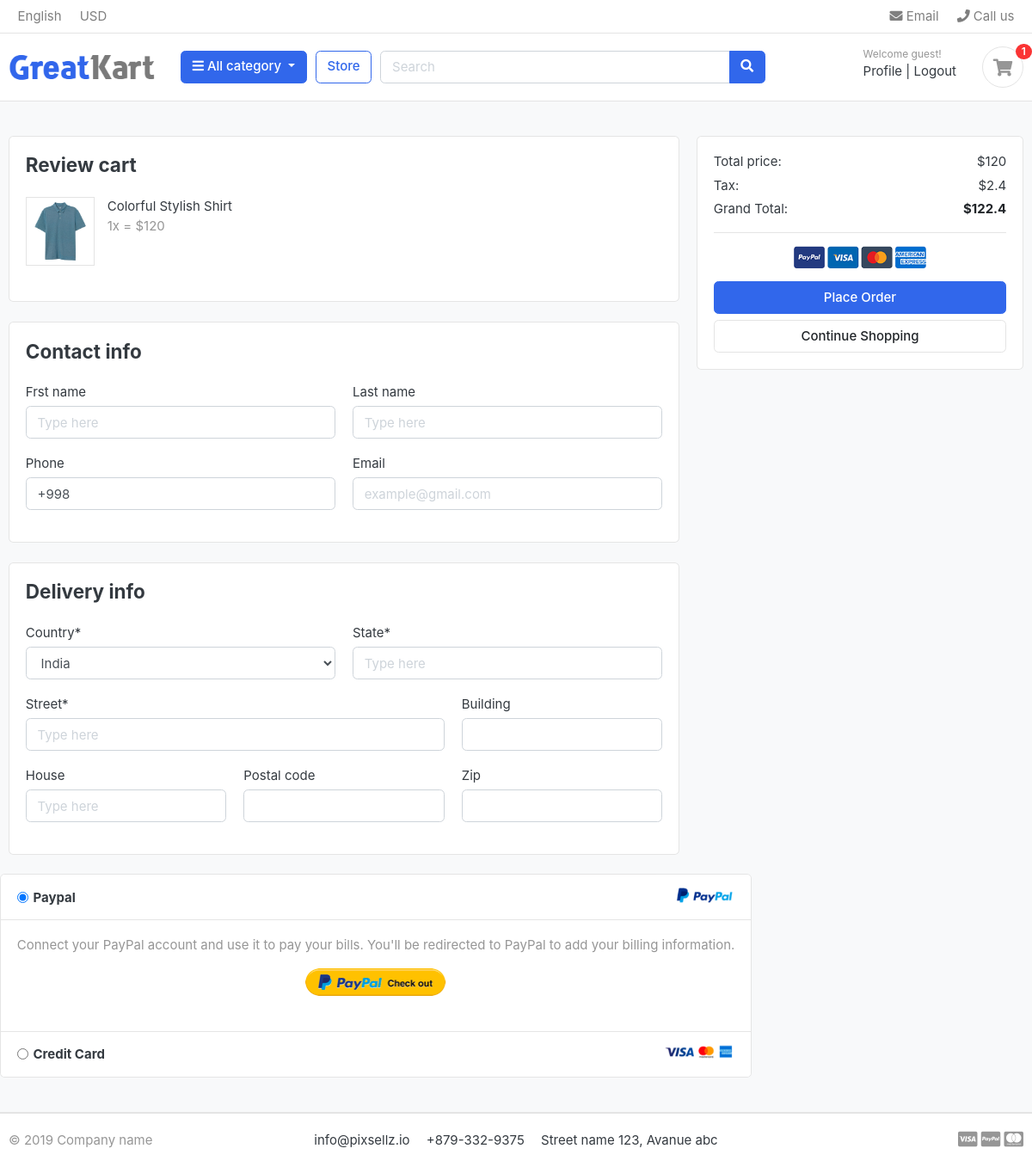
/cart/checkout/ (signed in), run on an earlier commit of the app's database.
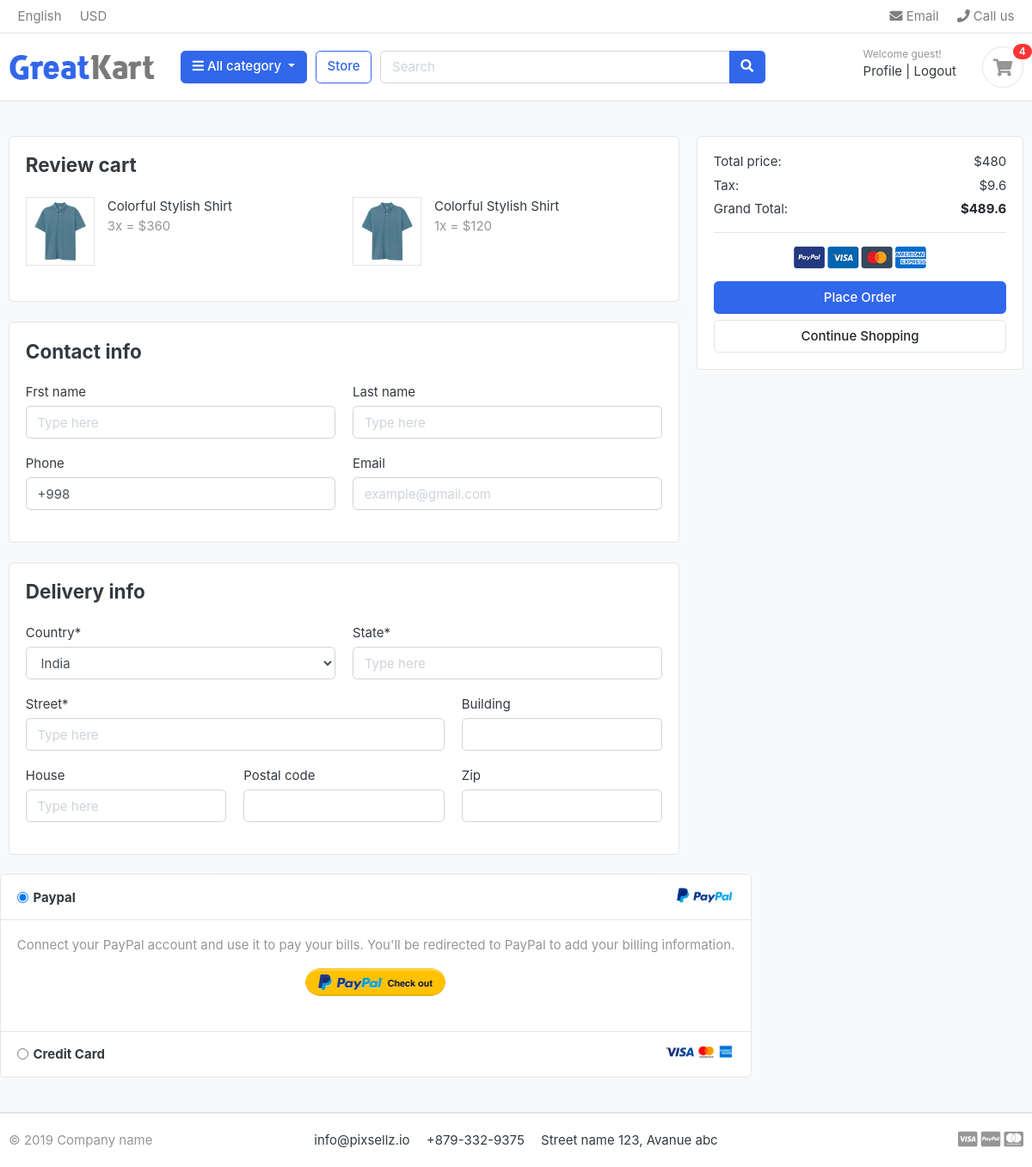
And on a later commit of the database.
### carts/models.py (models this page shows, shortened)
class CartItem(models.Model):
    user = models.ForeignKey(User, on_delete=models.CASCADE , null=True)
    product = models.ForeignKey("store.Product", on_delete=models.CASCADE)
    cart = models.ForeignKey(Cart, on_delete=models.CASCADE , null=True)
    variations = models.ManyToManyField("store.Variation",blank=True)
    quantity = models.IntegerField()
    is_active = models.BooleanField(default=True)
    def sub_total(self):
        return self.product.price * self.quantity

### store/models.py (models this page shows, shortened)
class Product(models.Model):
    name = models.CharField( max_length=50 , unique=True)
    slug = models.SlugField(max_length=50 , unique=True)
    description = models.TextField( max_length=2000 , blank=True)
    image = models.ImageField( upload_to='product_img')
    price = models.IntegerField()
    stock = models.IntegerField()
    is_available = models.BooleanField(default=True)
    category = models.ForeignKey("category.Category", verbose_name=("category product"), on_delete=models.CASCADE)
    created_at = models.DateTimeField(auto_now_add=True)
    modified_date = models.DateField( auto_now=True)

### carts/views.py (the view)
# urls.py: path('checkout/', checkout ,name = 'checkout'),
@login_required(login_url='login')
def checkout(request,total=0 ,quantity=0,cart_items=None):
    try :
        tax =0
        grand_total=0
        if request.user.is_authenticated:
          cart_items = CartItem.objects.filter(user=request.user, is_active=True)
        else :
            cart = Cart.objects.get(cart_id = _cart_id(request))
            cart_items = CartItem.objects.filter(cart=cart , is_active=True)
        for cart_item in cart_items:
            total += (cart_item.product.price * cart_item.quantity)
            quantity += cart_item.quantity
        tax = (2 * total)/100
        grand_total = total+tax
    except Cart.DoesNotExist:
        pass
    context = {'total':total,
               'quantity':quantity ,
               'cart_items':cart_items,
               'tax' : tax ,
               'grand_total':grand_total,
               }
    return render(request , 'carts/checkout.html',context)

### carts/templates/carts/checkout.html (shortened to what this page needs)
{% extends "base.html" %}
{% load static %}
{% block body %}
<section class="section-content padding-y bg">
    <div class="container">
        <form action="" method="POST">
            <div class="row">
                <main class="col-md-8">
                    <article class="card mb-4">
                        <div class="card-body">
                            <h4 class="card-title mb-4">Review cart</h4>
                            <div class="row">
                                {% for cart_item in cart_items %}
                                <div class="col-md-6">
                                    <figure class="itemside  mb-4">
                                        <div class="aside"><img src="{{cart_item.product.image.url}}"
                                                class="border img-sm">
                                        </div>
                                        <figcaption class="info">
                                            <p>{{cart_item.product.name}} </p>
                                            <span class="text-muted">{{cart_item.quantity}}x =
                                                ${{cart_item.sub_total}}</span>
                                        </figcaption>
                                    </figure>
                                </div>
                                {% endfor %}
                            </div>
                        </div>
                    </article>
                    <article class="card mb-4">
                        <div class="card-body">
                            <h4 class="card-title mb-4">Contact info</h4>
                            <div class="row">
                                <div class="form-group col-sm-6">
                                    <label>Frst name</label>
                                    <input type="text" placeholder="Type here" class="form-control">
                                </div>
                                <div class="form-group col-sm-6">
                                    <label>Last name</label>
                                    <input type="text" placeholder="Type here" class="form-control">
                                </div>
                                <div class="form-group col-sm-6">
                                    <label>Phone</label>
                                    <input type="text" value="+998" class="form-control">
                                </div>
                                <div class="form-group col-sm-6">
                                    <label>Email</label>
                                    <input type="email" placeholder="example@gmail.com" class="form-control">
                                </div>
                            </div>
                        </div>
                    </article>
                    <article class="card mb-4">
                        <div class="card-body">
                            <h4 class="card-title mb-4">Delivery info</h4>
                            <div class="row">
                                <div class="form-group col-sm-6">
                                    <label>Country*</label>
                                    <select name="" class="form-control">
                                        <option value="">India</option>
                                    </select>
                                </div>
                                <div class="form-group col-sm-6">
                                    <label>State*</label>
                                    <input type="text" placeholder="Type here" class="form-control">
                                </div>
                                <div class="form-group col-sm-8">
                                    <label>Street*</label>
                                    <input type="text" placeholder="Type here" class="form-control">
                                </div>
                                <div class="form-group col-sm-4">
                                    <label>Building</label>
                                    <input type="text" placeholder="" class="form-control">
                                </div>
                                <div class="form-group col-sm-4">
                                    <label>House</label>
                                    <input type="text" placeholder="Type here" class="form-control">
                                </div>
                                <div class="form-group col-sm-4">
                                    <label>Postal code</label>
                                    <input type="text" placeholder="" class="form-control">
                                </div>
                                <div class="form-group col-sm-4">
                                    <label>Zip</label>
                                    <input type="text" placeholder="" class="form-control">
                                </div>
                            </div>
                        </div>
                    </article>
                </main>
                <aside class="col-md-4">
                    <div class="card">
                        <div class="card-body">
                            <dl class="dlist-align">
                                <dt>Total price:</dt>
                                <dd class="text-right">${{total}}</dd>
                            </dl>
                            <dl class="dlist-align">
                                <dt>Tax:</dt>
                                <dd class="text-right"> ${{tax}}</dd>
                            </dl>
                            <dl class="dlist-align">
                                <dt>Grand Total:</dt>
                                <dd class="text-right text-dark b"><strong>${{grand_total}}</strong></dd>
                            </dl>
                            <hr>
                            <p class="text-center mb-3">
                                <img src="{% static './images/misc/payments.png'%}" height="26">
                            </p>
                            <button type="submit" class="btn btn-primary btn-block" name="submit">Place Order</button>
                            <a href="{% url 'store:store'%}" class="btn btn-light btn-block">Continue Shopping</a>
                        </div>
                    </div>
                </aside>
        </form>
        <article class="accordion" id="accordion_pay">
            <div class="card">
                <header class="card-header">
                    <img src="{% static './images/misc/payment-paypal.png'%}" class="float-right" height="24">
                    <label class="form-check collapsed" data-toggle="collapse" data-target="#pay_paynet">
                        <input class="form-check-input" name="payment-option" checked type="radio" value="option2">
                        <h6 class="form-check-label">
                            Paypal
                        </h6>
                    </label>
                </header>
                <div id="pay_paynet" class="collapse show" data-parent="#accordion_pay">
                    <div class="card-body">
                        <p class="text-center text-muted">Connect your PayPal account and use it to pay your
                            bills. You'll be redirected to PayPal to add your billing information.</p>
                        <p class="text-center">
                            <a href="#"><img src="{% static './images/misc/btn-paypal.png'%}" height="32"></a>
                            <br><br>
                        </p>
                    </div>
                </div>
            </div>
            <div class="card">
                <header class="card-header">
                    <img src="{% static './images/misc/payment-card.png'%}" class="float-right" height="24">
                    <label class="form-check" data-toggle="collapse" data-target="#pay_payme">
                        <input class="form-check-input" name="payment-option" type="radio" value="option2">
                        <h6 class="form-check-label"> Credit Card </h6>
                    </label>
                </header>
            </div>
        </article>
    </div>
</section>
{% endblock body %}

### templates/base.html (shortened to what this page needs)
{% load static %}
<!DOCTYPE HTML>
<html lang="en">
<head>
    <link href="{% static 'css/bootstrap.css'%}" rel="stylesheet" type="text/css" />
    <link href="{% static 'fonts/fontawesome/css/all.min.css'%}" type="text/css" rel="stylesheet">
    <link href="{% static 'css/ui.css'%}" rel="stylesheet" type="text/css" />
    <link href="{% static 'css/responsive.css'%}" rel="stylesheet" media="only screen and (max-width: 1200px)" />
</head>
<body>
    <header class="section-header">
        <nav class="navbar p-md-0 navbar-expand-sm navbar-light border-bottom">
            <div class="container">
                <div class="collapse navbar-collapse" id="navbarTop4">
                    <ul class="navbar-nav mr-auto">
                        <li class="nav-item dropdown">
                            <a href="#" class="nav-link"> English </a>
                        </li>
                        <li class="nav-item dropdown">
                            <a href="#" class="nav-link"> USD </a>
                        </li>
                    </ul>
                    <ul class="navbar-nav">
                        <li><a href="#" class="nav-link"> <i class="fa fa-envelope"></i> Email </a></li>
                        <li><a href="#" class="nav-link"> <i class="fa fa-phone"></i> Call us </a></li>
                    </ul>
                </div>
            </div>
        </nav>
        <section class="header-main border-bottom">
            <div class="container">
                <div class="row align-items-center">
                    <div class="col-lg-2 col-md-3 col-6">
                        <a href="/" class="brand-wrap">
                            <img class="logo" src="{% static './images/logo.png'%}">
                        </a>
                    </div>
                    <div class="col-lg col-sm col-md col-6 flex-grow-0">
                        <div class="category-wrap dropdown d-inline-block float-right">
                            <button type="button" class="btn btn-primary dropdown-toggle" data-toggle="dropdown">
                                <i class="fa fa-bars"></i> All category
                            </button>
                        </div>
                    </div>
                    <a href="{%url 'store:store'%}" method="GET" class="btn btn-outline-primary">Store</a>
                    <div class="col-lg  col-md-6 col-sm-12 col">
                        <form action="{% url 'store:search' %}" class="search">
                            <div class="input-group w-100">
                                <input type="text" class="form-control" style="width:60%;" placeholder="Search" name="q">
                                <div class="input-group-append">
                                    <button class="btn btn-primary" type="submit">
                                        <i class="fa fa-search"></i>
                                    </button>
                                </div>
                            </div>
                        </form>
                    </div>
                    <div class="col-lg-3 col-sm-6 col-8 order-2 order-lg-3">
                        <div class="d-flex justify-content-end mb-3 mb-lg-0">
                            <div class="widget-header">
                                <small class="title text-muted">Welcome guest!</small>
                                <div>
                                    {% if user.is_authenticated %}
                                    <a href="{% url 'accounts:profile'%}">Profile</a> <span class="dark-transp"> | </span>
                                    <a href="{% url 'logout'%}"> Logout</a>
                                    {% else %}
                                    <a href="{% url 'login'%}">Sign in</a> <span class="dark-transp"> | </span>
                                    <a href="{% url 'accounts:signup'%}"> Register</a>
                                    {% endif %}
                                </div>
                            </div>
                            <a href="{% url 'carts:cart'%}" class="widget-header pl-3 ml-3">
                                <div class="icon icon-sm rounded-circle border"><i class="fa fa-shopping-cart"></i>
                                </div>
                                <span class="badge badge-pill badge-danger notify">{{cart_count}}</span>
                            </a>
                        </div>
                    </div>
                </div>
            </div>
        </section>
    </header>
        {% block body %}
        {% endblock body %}
    <footer class="section-footer border-top">
        <div class="container">
            <section class="footer-bottom border-top row">
                <div class="col-md-2">
                    <p class="text-muted"> &copy 2019 Company name </p>
                </div>
                <div class="col-md-8 text-md-center">
                    <span class="px-2">info@pixsellz.io</span>
                    <span class="px-2">+879-332-9375</span>
                    <span class="px-2">Street name 123, Avanue abc</span>
                </div>
                <div class="col-md-2 text-md-right text-muted">
                    <i class="fab fa-lg fa-cc-visa"></i>
                    <i class="fab fa-lg fa-cc-paypal"></i>
                    <i class="fab fa-lg fa-cc-mastercard"></i>
                </div>
            </section>
        </div>
    </footer>
</body>
</html>

What changed in the data, as far as the page shows it:
added CartItem: product.image (picture), product.name "Colorful Stylish Shirt", quantity "3", sub_total "360"
Also different on the page:
{{ cart_count }}: "1" → "4"
{{ total }}: "120" → "480"
{{ tax }}: "2.4" → "9.6"
{{ grand_total }}: "122.4" → "489.6"
